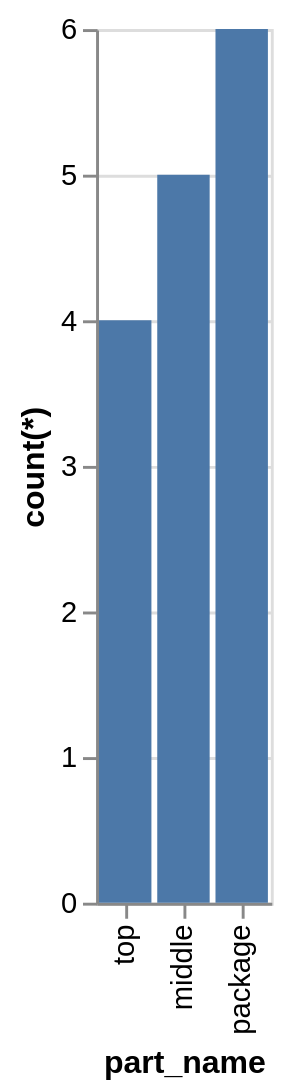

Specify this chart in Vega-Lite:
### Vega-Lite specification from a JSON file in a GitHub repository (floating-point values rounded to 4 significant figures)
{"data": {"values": [{"x_data": "middle", "y_data": 5}, {"x_data": "package", "y_data": 6}, {"x_data": "top", "y_data": 4}]}, "mark": "bar", "encoding": {"x": {"field": "x_data", "type": "nominal", "title": "part_name", "sort": {"op": "sum", "field": "y_data", "order": "ascending"}}, "y": {"field": "y_data", "type": "quantitative", "title": "count(*)"}}}
